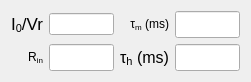
     <widget class="QWidget" name="layoutWidget">
      <property name="geometry">
       <rect>
        <x>90</x>
        <y>340</y>
        <width>251</width>
        <height>56</height>
       </rect>
      </property>
      <layout class="QGridLayout" name="gridLayout_3">
       <item row="0" column="0">
        <widget class="QLabel" name="label_7">
         <property name="text">
          <string>&lt;!DOCTYPE HTML PUBLIC &quot;-//W3C//DTD HTML 4.0//EN&quot; &quot;http://www.w3.org/TR/REC-html40/strict.dtd&quot;&gt;
&lt;html&gt;&lt;head&gt;&lt;meta name=&quot;qrichtext&quot; content=&quot;1&quot; /&gt;&lt;style type=&quot;text/css&quot;&gt;
p, li { white-space: pre-wrap; }
&lt;/style&gt;&lt;/head&gt;&lt;body style=&quot; font-family:'Lucida Grande'; font-size:13pt; font-weight:400; font-style:normal;&quot;&gt;
&lt;p style=&quot; margin-top:0px; margin-bottom:0px; margin-left:0px; margin-right:0px; -qt-block-indent:0; text-indent:0px;&quot;&gt;I&lt;span style=&quot; vertical-align:sub;&quot;&gt;0&lt;/span&gt;/Vr&lt;/p&gt;&lt;/body&gt;&lt;/html&gt;</string>
         </property>
         <property name="alignment">
          <set>Qt::AlignRight|Qt::AlignTrailing|Qt::AlignVCenter</set>
         </property>
        </widget>
       </item>
       <item row="0" column="1">
        <widget class="QLineEdit" name="PSP_Reversal_vrmp"/>
       </item>
       <item row="0" column="2">
        <widget class="QLabel" name="label_9">
         <property name="text">
          <string>&amp;tau;&lt;sub&gt;m&lt;/sub&gt; (ms)</string>
         </property>
         <property name="alignment">
          <set>Qt::AlignRight|Qt::AlignTrailing|Qt::AlignVCenter</set>
         </property>
        </widget>
       </item>
       <item row="0" column="3">
        <widget class="QLineEdit" name="PSPReversal_Tau">
         <property name="font">
          <font>
           <pointsize>12</pointsize>
          </font>
         </property>
         <property name="alignment">
          <set>Qt::AlignRight|Qt::AlignTrailing|Qt::AlignVCenter</set>
         </property>
        </widget>
       </item>
       <item row="1" column="0">
        <widget class="QLabel" name="label_2">
         <property name="text">
          <string>R&lt;sub&gt;in&lt;/sub&gt;</string>
         </property>
         <property name="alignment">
          <set>Qt::AlignRight|Qt::AlignTrailing|Qt::AlignVCenter</set>
         </property>
        </widget>
       </item>
       <item row="1" column="1">
        <widget class="QLineEdit" name="PSPReversal_Rin">
         <property name="font">
          <font>
           <pointsize>12</pointsize>
          </font>
         </property>
         <property name="alignment">
          <set>Qt::AlignRight|Qt::AlignTrailing|Qt::AlignVCenter</set>
         </property>
        </widget>
       </item>
       <item row="1" column="2">
        <widget class="QLabel" name="label_15">
         <property name="text">
          <string>&lt;!DOCTYPE HTML PUBLIC &quot;-//W3C//DTD HTML 4.0//EN&quot; &quot;http://www.w3.org/TR/REC-html40/strict.dtd&quot;&gt;
&lt;html&gt;&lt;head&gt;&lt;meta name=&quot;qrichtext&quot; content=&quot;1&quot; /&gt;&lt;style type=&quot;text/css&quot;&gt;
p, li { white-space: pre-wrap; }
&lt;/style&gt;&lt;/head&gt;&lt;body style=&quot; font-family:'Lucida Grande'; font-size:12pt; font-weight:400; font-style:normal;&quot;&gt;
&lt;p style=&quot; margin-top:0px; margin-bottom:0px; margin-left:0px; margin-right:0px; -qt-block-indent:0; text-indent:0px;&quot;&gt;&amp;tau;&lt;span style=&quot; vertical-align:sub;&quot;&gt;h&lt;/span&gt; (ms)&lt;/p&gt;&lt;/body&gt;&lt;/html&gt;</string>
         </property>
         <property name="alignment">
          <set>Qt::AlignRight|Qt::AlignTrailing|Qt::AlignVCenter</set>
         </property>
        </widget>
       </item>
       <item row="1" column="3">
        <widget class="QLineEdit" name="PSPReversal_Tauh">
         <property name="font">
          <font>
           <pointsize>12</pointsize>
          </font>
         </property>
         <property name="alignment">
          <set>Qt::AlignRight|Qt::AlignTrailing|Qt::AlignVCenter</set>
         </property>
        </widget>
       </item>
      </layout>
     </widget>
